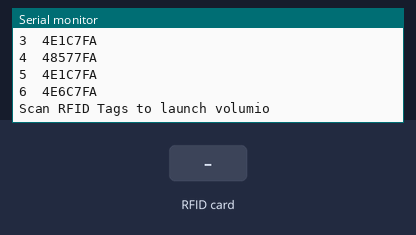
The sketch below on a simulated ESP8266 (Wemos D1 mini). Parts: the last lines printed to the serial monitor. The inputs (shaded band) are chosen by the test bench. WiFi joins after 1.5 s; servers stay silent unless stated; uploads are accepted with an empty reply.

Above: at 3.3 s.
3.4 s: RFID card 04 DE C6 FA held to the reader
At 4.5 s:
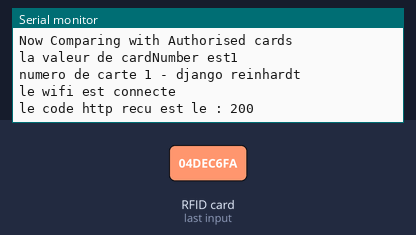
4.9 s: RFID card 04 DA C6 FA held to the reader
At 5.14 s:
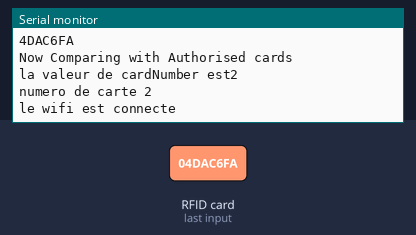
6.4 s: RFID card 04 E1 C7 FA held to the reader
At 7.6 s:
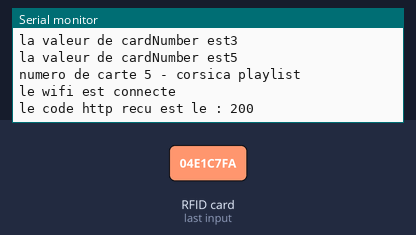
7.9 s: RFID card 5E 7A 19 C4 held to the reader
At 8.3 s:
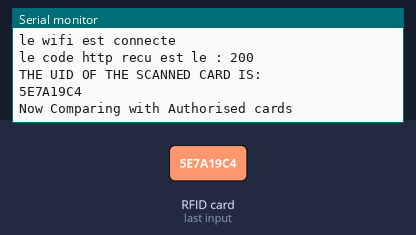
Timing chart, 0 to 10.4 s (numbered marks = the images above; inputs shaded):
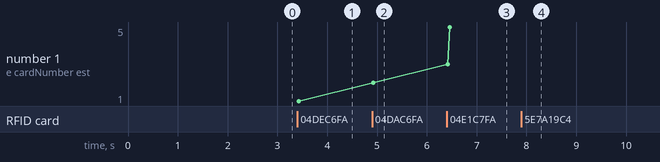

Measured:
- after the input at 3.4 s, the serial monitor: prints a new line at once (image 1)
- after the input at 4.9 s, the serial monitor: prints a new line at once (image 2)
- after the input at 6.4 s, the serial monitor: prints a new line at once (image 3)
- after the input at 7.9 s, the serial monitor: prints a new line at once (image 4)
- plotted number 1: 2 → 5 after the input at 6.4 s

The sketch:

volumio.ino
```cpp
#include <ESP8266WiFi.h>
#include <ESP8266HTTPClient.h>
#include <SPI.h>
#include <MFRC522.h>


const char* ssid = "MYSSID";
const char* password = "SSID_PASSWORD";


//This is for a Wemos D1 Mini
#define RSTPIN D1
#define SSPIN D2
// Pin usage for MFRC5522
MFRC522 rc(SSPIN, RSTPIN);

int readsuccess;

/* the following are the UIDs of the card which are authorised
    to know the UID of your card/tag use the example code 'DumpInfo',
    from the library mfrc522 it give the UID of the card as well as
    other information in the card on the serial monitor of the arduino
    alternatively, this sketch will output the code in the serial monitor
*/

//byte defcard[4]={0x32,0xD7,0x0F,0x2B}; // if you only want one card
byte defcard[][4] = {{0x4, 0xDE, 0xC6, 0xFA}, {0x4, 0xDA, 0xC6, 0xFA}, {0x4, 0xE1, 0xC7, 0xFA},{0x4, 0x85, 0x77, 0xFA}, {0x4, 0xE1, 0xC7, 0xFA},{0x4, 0xE6, 0xC7, 0xFA}}; //for multiple cards

int N = 6; //change this to the number of cards/tags you will use
byte readcard[4]; //stores the UID of current tag which is read
int cardNumber;

void setup() {
  Serial.begin(9600);
  // Connecting to Wifi
  WiFi.begin(ssid, password);
  Serial.print("Connecting..");
  while (WiFi.status() != WL_CONNECTED) {
    Serial.print("..");
    delay(1000);
  }
  // Initialize the MFRC522
  SPI.begin();
  rc.PCD_Init(); //initialize the receiver
  rc.PCD_DumpVersionToSerial(); //show details of card reader module

  // Display list of authorized card
  Serial.println(F("the authorised cards are"));
  for (int i = 0; i < N; i++) {
    Serial.print(i + 1);
    Serial.print("  ");
    for (int j = 0; j < 4; j++) {
      Serial.print(defcard[i][j], HEX);
    }
    Serial.println("");
  }
  Serial.println("");

  Serial.println(F("Scan RFID Tags to launch volumio"));
}


void loop() {

  readsuccess = getid();

  if (readsuccess) {
    int match = 0; // This change to 1 if the tag is in our defcard Array
    int cardIncr = 0; // Variable to know the location of the uid in the array

    //this is the part where compare the current tag with pre defined tags
    for (int i = 0; i < N; i++) {
      //Serial.print("Testing Against Authorised card no: ");
      //Serial.println(i+1);
      cardIncr++;
      if (memcmp(readcard, defcard[i], 4) == 0) {
        match = 1;
        cardNumber = cardIncr;
        Serial.print("la valeur de cardNumber est");
        Serial.println(cardNumber);
      } else {

        // Serial.println("no match");
      }

    }


    if (match)
    {
      if (cardNumber == 2)
      {
        Serial.println("numero de carte 2");
        if (WiFi.status() == WL_CONNECTED) { //Check WiFi connection status
          Serial.println("le wifi est connecte");
          HTTPClient http;  //Declare an object of class HTTPClient

          http.begin("http://192.168.1.47/api/v1/commands/?cmd=toggle");  //Specify request destination
          int httpCode = http.GET();                                                                  //Send the request
          Serial.print("le code http recu est le : ");
          Serial.println(httpCode);
          if (httpCode > 0) { //Check the returning code
            String payload = http.getString();   //Get the request response payload
            Serial.println(payload);                     //Print the response payload
          }
          http.end();   //Close connection

        }
        //delay(30000);    //Send a request every 30 seconds
      }
      else if (cardNumber == 1) {
        Serial.println("numero de carte 1 - django reinhardt");
        if (WiFi.status() == WL_CONNECTED) { //Check WiFi connection status
          Serial.println("le wifi est connecte");
          HTTPClient http;  //Declare an object of class HTTPClient

          http.begin("http://192.168.1.47/api/v1/commands/?cmd=playplaylist&name=django");  //Specify request destination
          int httpCode = http.GET();                                                                  //Send the request
          Serial.print("le code http recu est le : ");
          Serial.println(httpCode);
          if (httpCode > 0) { //Check the returning code
            String payload = http.getString();   //Get the request response payload
            Serial.println(payload);                     //Print the response payload
          }
          http.end();   //Close connection

        }
      }
      else if (cardNumber == 4) {
        Serial.println("numero de carte 4 - Polo et Pan");
        if (WiFi.status() == WL_CONNECTED) { //Check WiFi connection status
          Serial.println("le wifi est connecte");
          HTTPClient http;  //Declare an object of class HTTPClient

          http.begin("http://192.168.1.47/api/v1/commands/?cmd=playplaylist&name=poloetpan");  //Specify request destination
          int httpCode = http.GET();                                                                  //Send the request
          Serial.print("le code http recu est le : ");
          Serial.println(httpCode);
          if (httpCode > 0) { //Check the returning code
            String payload = http.getString();   //Get the request response payload
            Serial.println(payload);                     //Print the response payload
          }
          http.end();   //Close connection

        }
      } else if (cardNumber == 5) {
        Serial.println("numero de carte 5 - corsica playlist");
        if (WiFi.status() == WL_CONNECTED) { //Check WiFi connection status
          Serial.println("le wifi est connecte");
          HTTPClient http;  //Declare an object of class HTTPClient

          http.begin("http://192.168.1.47/api/v1/commands/?cmd=playplaylist&name=corse");  //Specify request destination
          int httpCode = http.GET();                                                                  //Send the request
          Serial.print("le code http recu est le : ");
          Serial.println(httpCode);
          if (httpCode > 0) { //Check the returning code
            String payload = http.getString();   //Get the request response payload
            Serial.println(payload);                     //Print the response payload
          }
          http.end();   //Close connection

        }
      }  else if (cardNumber == 6) {
        Serial.println("numero de carte 6 - beach playlist");
        if (WiFi.status() == WL_CONNECTED) { //Check WiFi connection status
          Serial.println("le wifi est connecte");
          HTTPClient http;  //Declare an object of class HTTPClient

          http.begin("http://192.168.1.47/api/v1/commands/?cmd=playplaylist&name=plage");  //Specify request destination
          int httpCode = http.GET();                                                                  //Send the request
          Serial.print("le code http recu est le : ");
          Serial.println(httpCode);
          if (httpCode > 0) { //Check the returning code
            String payload = http.getString();   //Get the request response payload
            Serial.println(payload);                     //Print the response payload
          }
          http.end();   //Close connection

        }
      }
      else {
        Serial.println("pas enregistre");
      }
    }
  }

}
//function to get the UID of the card
int getid() {
  if (!rc.PICC_IsNewCardPresent()) {
    return 0;
  }
  if (!rc.PICC_ReadCardSerial()) {
    return 0;
  }
  Serial.println("THE UID OF THE SCANNED CARD IS:");

  for (int i = 0; i < 4; i++) {
    readcard[i] = rc.uid.uidByte[i]; //storing the UID of the tag in readcard
    Serial.print(readcard[i], HEX);

  }
  Serial.println("");
  Serial.println("Now Comparing with Authorised cards");
  rc.PICC_HaltA();

  return 1;
}
```
